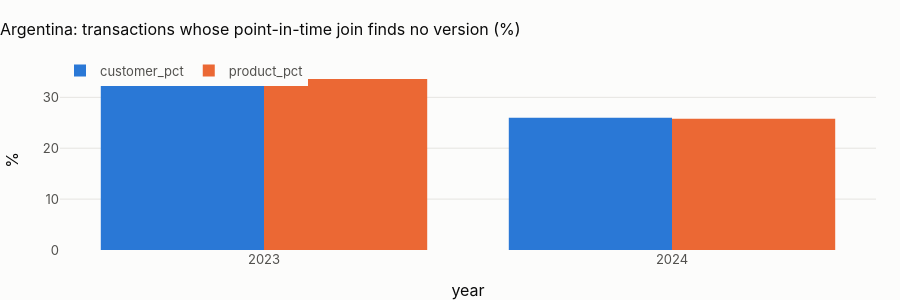

The notebook cell this image was saved under:
### Markdown cell above
## 1 · Point-in-time keys of the transaction fact

### Code cell
cov = pl.q("""select count(*) as transactions,
                     round(100 * avg((customer_sk is null)::int), 2) as missing_customer_sk_pct,
                     round(100 * avg((product_sk is null)::int), 2) as missing_product_sk_pct,
                     round(100 * avg((customer_sk is null or product_sk is null)::int), 2) as missing_either_pct
              from {fct_transaction}""")
show(cov, paging=False)
yr = pl.q("""select year(transaction_ts_utc) as year, round(100 * avg((customer_sk is null)::int), 1) as customer_pct,
                    round(100 * avg((product_sk is null)::int), 1) as product_pct
             from {fct_transaction} group by 1 order by 1""")
fig = px.bar(
    yr.melt(id_vars="year"),
    x="year",
    y="value",
    color="variable",
    barmode="group",
    title=f"{CTRY.title}: transactions whose point-in-time join finds no version (%)",
)
fig.update_layout(height=300, yaxis_title="%", legend_title=None)
fig.show()
why = pl.q("""
    select count(*) filter (where customer_sk is null or product_sk is null) as missing,
           count(*) filter (where (customer_sk is null or product_sk is null)
                              and (customer_sk is not null or f.transaction_ts_utc < c.registration_date)
                              and (product_sk is not null or f.transaction_ts_utc < p.opening_date)) as predates
    from {fct_transaction} f left join {int_customer_profile} c using (customer_id)
    left join {int_products_enriched} p using (product_id)""").iloc[0]
explained = 100 * why.predates / max(why.missing, 1)
display(
    Markdown(
        f"**{cov.missing_either_pct.iloc[0]:.1f} % of {CTRY.name}'s transactions lose at least one key**; "
        f"{explained:.1f} % of those because they predate the customer's registration or the product's opening (an "
        "independence of dates in the generator). The fix is the same in every country: the first version is valid "
        "from the beginning of time."
        + (
            " The share is higher than main's 19 % because this dataset's transactions are concentrated in the "
            "first fifteen months, when fewer customers and products had been opened."
            if DATASET == "backup"
            else ""
        )
    )
)

### Figure 1 — Plotly figure (JSON) as saved in the notebook; plotly's stock layout.template omitted (floating-point values rounded to 4 significant figures)
{"data": [{"alignmentgroup": "True", "hovertemplate": "variable=customer_pct<br>year=%{x}<br>value=%{y}<extra></extra>", "legendgroup": "customer_pct", "marker": {"color": "#2a78d6", "pattern": {"shape": ""}}, "name": "customer_pct", "offsetgroup": "customer_pct", "orientation": "v", "showlegend": true, "textposition": "auto", "type": "bar", "x": [2023, 2024], "xaxis": "x", "y": [33.4, 26.0], "yaxis": "y"}, {"alignmentgroup": "True", "hovertemplate": "variable=product_pct<br>year=%{x}<br>value=%{y}<extra></extra>", "legendgroup": "product_pct", "marker": {"color": "#eb6834", "pattern": {"shape": ""}}, "name": "product_pct", "offsetgroup": "product_pct", "orientation": "v", "showlegend": true, "textposition": "auto", "type": "bar", "x": [2023, 2024], "xaxis": "x", "y": [33.6, 25.8], "yaxis": "y"}], "layout": {"barmode": "group", "height": 300, "legend": {"title": {}, "tracegroupgap": 0}, "title": {"text": "Argentina: transactions whose point-in-time join finds no version (%)"}, "xaxis": {"anchor": "y", "domain": [0.0, 1.0], "title": {"text": "year"}}, "yaxis": {"anchor": "x", "domain": [0.0, 1.0], "title": {"text": "%"}}}}
